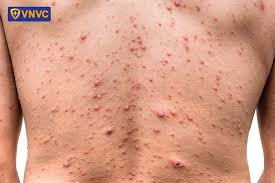
#> input picture assets/download.jpeg, 275 x 183 px
$ python -i preprocess_image.py   (imports and definitions only)
#> lines starting #> are read from the running program, lines starting #| are printed output that depends on the picture
#> in preprocess_image, image is the input picture: shape (183, 275, 3); mean B, G, R 131.4, 153.8, 210.7
import cv2
from PIL import Image

def apply_clahe(image):
    hsv = cv2.cvtColor(image, cv2.COLOR_RGB2HSV)
#> hsv: shape (183, 275, 3); mean H, S, V 11.1, 100.5, 211.2
    h, s, v = cv2.split(hsv)
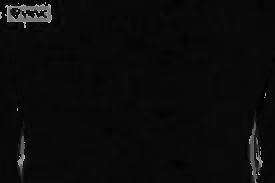
#> h: shape (183, 275); min 0, max 179, mean 11.1
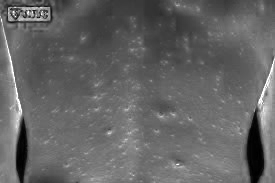
#> s: shape (183, 275); min 0, max 255, mean 100.5
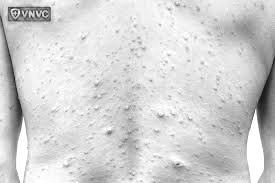
#> v: shape (183, 275); min 19, max 255, mean 211.2
    clahe = cv2.createCLAHE(clipLimit=2.0, tileGridSize=(8, 8))
    v_clahe = clahe.apply(v)
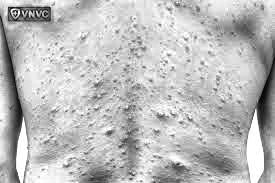
#> v_clahe: shape (183, 275); min 3, max 255, mean 188.7
    hsv_clahe = cv2.merge((h, s, v_clahe))
#> hsv_clahe: shape (183, 275, 3); mean H, S, V 11.1, 100.5, 188.7
    return cv2.cvtColor(hsv_clahe, cv2.COLOR_HSV2RGB)
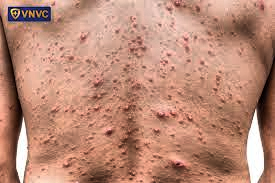
#> returned value: shape (183, 275, 3); mean R, G, B 188.3, 137.8, 118

def preprocess_image(image_path):
    image = cv2.imread(str(image_path))
    if image is None:
        raise ValueError(f"Không thể đọc ảnh: {image_path}")
    image = cv2.cvtColor(image, cv2.COLOR_BGR2RGB)
    image = apply_clahe(image)
    image = cv2.GaussianBlur(image, (3, 3), 0)
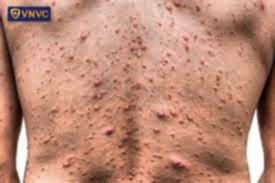
#> image: shape (183, 275, 3); mean R, G, B 188.4, 137.8, 118
    return Image.fromarray(image), image

>>> result = preprocess_image('../../assets/download.jpeg')
